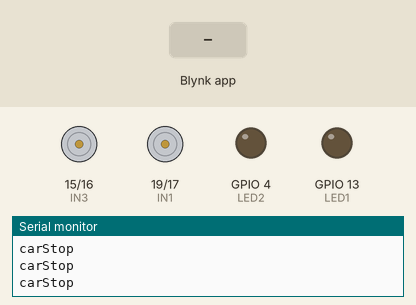
A sketch run on a simulated ESP32. Shown: motor-driver pin pairs drawn as motors (green arrow = first pin HIGH = forward, orange = second pin HIGH = backward, longer = more drive), output pins drawn as LEDs (lit = HIGH), the last lines printed to the serial monitor. The inputs (shaded band) are chosen by the test bench. WiFi joins after 1.5 s; servers stay silent unless stated.

Above: at 3.0 s.
3.1 s: Blynk app writes 1 to V0
At 4.3 s:
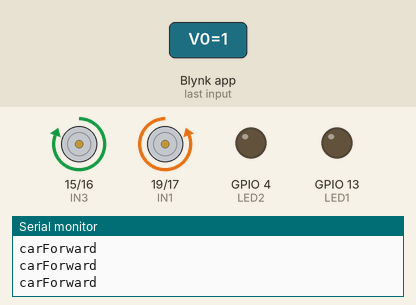
4.6 s: Blynk app writes 1 to V4
At 5.6 s:
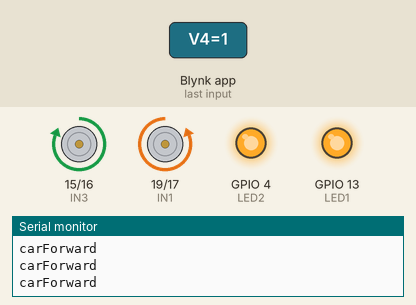
6.1 s: Blynk app writes 0 to V0
At 6.6 s:
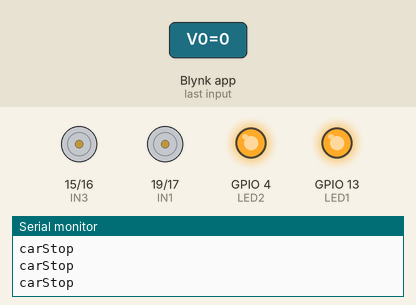
7.6 s: Blynk app writes 1 to V1
At 7.9 s:
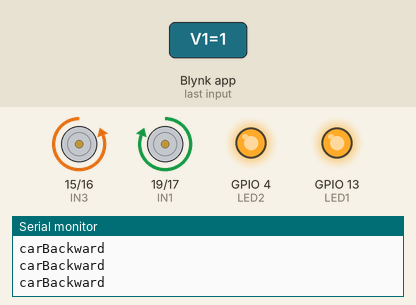
9.1 s: Blynk app writes 0 to V4
At 10.3 s:
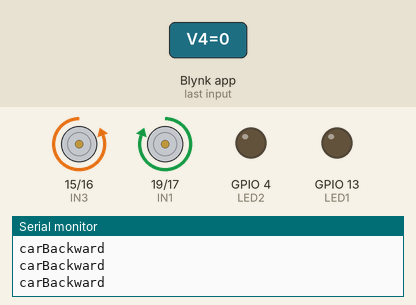
10.6 s: Blynk app writes 200 to V4
At 11.6 s:
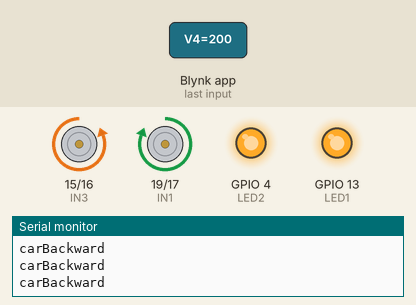
Timing chart, 0 to 13.6 s (numbered marks = the images above; inputs shaded):
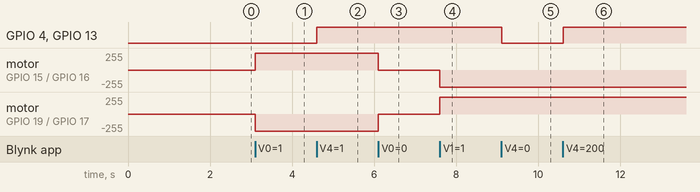

Measured:
- after the input at 3.1 s, motor on GPIO 15 (IN3) / GPIO 16 (IN4): stopped → forward 255/255 at once; motor on GPIO 19 (IN1) / GPIO 17 (IN2): stopped → backward 255/255 at once
- after the input at 4.6 s, GPIO 4 (LED2), GPIO 13 (LED1): LOW → HIGH at once
- after the input at 6.1 s, motor on GPIO 15 (IN3) / GPIO 16 (IN4): forward 255/255 → stopped at once; motor on GPIO 19 (IN1) / GPIO 17 (IN2): backward 255/255 → stopped at once
- after the input at 7.6 s, motor on GPIO 15 (IN3) / GPIO 16 (IN4): stopped → backward 255/255 at once; motor on GPIO 19 (IN1) / GPIO 17 (IN2): stopped → forward 255/255 at once
- after the input at 9.1 s, GPIO 4 (LED2), GPIO 13 (LED1): HIGH → LOW at once
- after the input at 10.6 s, GPIO 4 (LED2), GPIO 13 (LED1): LOW → HIGH at once

The sketch:

wificar_blynk_simple_two_leds.ino
```cpp
#define BLYNK_PRINT Serial

// Add your Blynk Template ID and Template Name
#define BLYNK_TEMPLATE_ID "TMPL3pkuIgVRv"
#define BLYNK_TEMPLATE_NAME "wifi car"

#include <WiFi.h>
#include <WiFiClient.h>
#include <BlynkSimpleEsp32.h>

// Define the motor pins
#define IN1 19
#define IN2 17
#define IN3 15
#define IN4 16

// Define the LED pins
#define LED1 13
#define LED2 4

BlynkTimer timer;
// Variables for the Blynk widget values
bool forward = 0;
bool backward = 0;
bool left = 0;
bool right = 0;
bool ledsState = 0;

char auth[] = "oPXRolrLWiw3ngU222ZfGW3nTFmjnweM";

// Enter your Wi-Fi SSID and password
char ssid[] = "Gojju";
char pass[] = "123456789";

void setup() {
  Serial.begin(9600);
  // Set the motor pins as output pins
  pinMode(IN1, OUTPUT);
  pinMode(IN2, OUTPUT);
  pinMode(IN3, OUTPUT);
  pinMode(IN4, OUTPUT);
  // Set the LED pins as output pins
  pinMode(LED1, OUTPUT);
  pinMode(LED2, OUTPUT);

  // Initialize the Blynk library
  Blynk.begin(auth, ssid, pass, "blynk.cloud", 80);
}

// Forward
BLYNK_WRITE(V0) {
  forward = param.asInt();
}

// Backward
BLYNK_WRITE(V1) {
  backward = param.asInt();
}

// Left
BLYNK_WRITE(V2) {
  left = param.asInt();
}

// Right
BLYNK_WRITE(V3) {
  right = param.asInt();
}

// LEDs
BLYNK_WRITE(V4) {
  ledsState = param.asInt();
  digitalWrite(LED1, ledsState);
  digitalWrite(LED2, ledsState);
}

// Check these values using the IF condition
void smartcar() {
  if (forward == 1) {
    carForward();
    Serial.println("carForward");
  } else if (backward == 1) {
    carBackward();
    Serial.println("carBackward");
  } else if (left == 1) {
    carLeft();
    Serial.println("carLeft");
  } else if (right == 1) {
    carRight();
    Serial.println("carRight");
  } else {
    carStop();
    Serial.println("carStop");
  }
}

void loop() {
  Blynk.run(); // Run the Blynk function
  smartcar(); // Call the main function
  timer.run();
}

/**************Motor movement functions*****************/
void carForward() {
  digitalWrite(IN1, LOW);
  digitalWrite(IN2, HIGH);
  digitalWrite(IN3, HIGH);
  digitalWrite(IN4, LOW);
}

void carBackward() {
  digitalWrite(IN1, HIGH);
  digitalWrite(IN2, LOW);
  digitalWrite(IN3, LOW);
  digitalWrite(IN4, HIGH);
}

void carLeft() {
  digitalWrite(IN1, HIGH);
  digitalWrite(IN2, LOW);
  digitalWrite(IN3, HIGH);
  digitalWrite(IN4, LOW);
}

void carRight() {
  digitalWrite(IN1, LOW);
  digitalWrite(IN2, HIGH);
  digitalWrite(IN3, LOW);
  digitalWrite(IN4, HIGH);
}

void carStop() {
  digitalWrite(IN1, LOW);
  digitalWrite(IN2, LOW);
  digitalWrite(IN3, LOW);
  digitalWrite(IN4, LOW);
}
```
